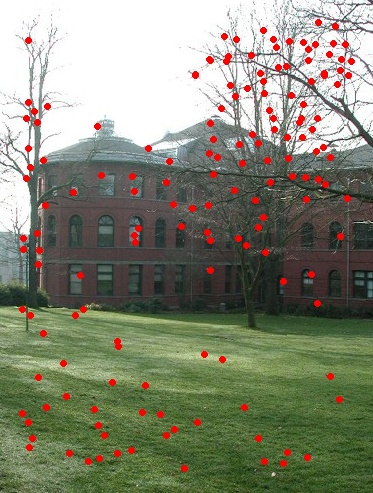
#> input picture my_projection1.jpg, 373 x 493 px, given as the content of the folder img/ours/1, which was not available
$ jupyter execute img_stitching_koach_0430.ipynb   (older library calls are emulated)   (text cells are left out)
#> lines starting #> are read from the running program, lines starting #| are printed output that depends on the picture; pictures that were not available may be replaced by others from this repository, and a replacement may not be noted
[cell 1]
import cv2
import numpy as np
import os
import glob
from numpy import linalg as la
import math
from scipy.ndimage import filters

[cell 2]
# focal length
FOCAL_LENGTH = 668
# cylinder radius, it's much better to use focal length
CYLINDER_RADIUS = FOCAL_LENGTH
RANSAC_THRESHHOLD = 10

[cell 3]
# show img for testing
# [4 lines left out: function show_image_by_OpenCV, not called in this run]

[cell 4]
def load_images_from_folder(folder, devide=1):
#> called with folder = 'img/ours/1', devide = 10
    paths = sorted(glob.glob(os.path.join(folder,'*')))
    images = [cv2.imread(i) for i in paths]
#> images = 1 item
    images = [cv2.resize(i, (i.shape[1]//devide, i.shape[0]//devide), interpolation=cv2.INTER_AREA) for i in images]
    return images

[cell 5]
# # def nonmax_suppression(image):

# #     NONMAX_SUPPRESSION_KERNEL = 7
# #     STRIDE=7

# #     result = np.zeros((image.shape))

# #     _image = np.lib.stride_tricks.sliding_window_view(image, NONMAX_SUPPRESSION_KERNEL, 1)[:,::STRIDE]
# #     _image = np.lib.stride_tricks.sliding_window_view(_image, NONMAX_SUPPRESSION_KERNEL, 0)[::STRIDE,:]
# #     # print(_image.shape)
# #     _image = np.reshape(_image,(*_image.shape[:2],-1))
# #     _image = np.argmax(_image, axis=2)

# #     mg = np.mgrid[0:_image.shape[0],0:_image.shape[1]]

# #     # y offset: mg[0], x offset: mg[1]
# #     index_y = _image // NONMAX_SUPPRESSION_KERNEL + mg[0] * STRIDE
# #     index_x = _image % NONMAX_SUPPRESSION_KERNEL + mg[1] * STRIDE
# #     index_x, index_y = index_x.flatten(), index_y.flatten()


# #     for i, j in zip(index_y, index_x):
# #         result[i][j]=image[i][j]

# #     return  result

# def nonmax_suppression(image, point=300):
#     NONMAX_SUPPRESSION_KERNEL = 15
#     image[:NONMAX_SUPPRESSION_KERNEL//2 , :] = 0
#     image[: ,:NONMAX_SUPPRESSION_KERNEL//2 ] = 0
#     image[-NONMAX_SUPPRESSION_KERNEL//2:, :] = 0
#     image[:,-NONMAX_SUPPRESSION_KERNEL//2: ] = 0

#     result = np.zeros((image.shape))

#     for i in range(point):
#         if(image.max()==0):
#             break
#         # 找到最大的index
#         max_y, max_x = np.unravel_index(image.argmax(), image.shape)

#         # 設點
#         result[max_y][max_x] = image[max_y][max_x]

#         # 上下左右變0
#         image[max_y-NONMAX_SUPPRESSION_KERNEL//2:max_y+NONMAX_SUPPRESSION_KERNEL//2+1,max_x-NONMAX_SUPPRESSION_KERNEL//2:max_x+NONMAX_SUPPRESSION_KERNEL//2+1]=0


#     return  result
def nonmax_suppression(image, point=300):
    NONMAX_SUPPRESSION_KERNEL = 21
    reg_img = np.copy(image)
    result = np.zeros((image.shape))

    for i in range(point):
        if(reg_img.max()==0):
            break
        # 找到最大的index
        max_y, max_x = np.unravel_index(reg_img.argmax(), reg_img.shape)

        # 設點
        result[max_y][max_x] = reg_img[max_y][max_x]

        # 上下左右變0
        y_from = max_y-NONMAX_SUPPRESSION_KERNEL//2 if(max_y-NONMAX_SUPPRESSION_KERNEL//2 >= 0 ) else 0
        y_to = max_y+NONMAX_SUPPRESSION_KERNEL//2+1 if(max_y+NONMAX_SUPPRESSION_KERNEL//2+1 <= result.shape[0]) else result.shape[0]
        x_from = max_x-NONMAX_SUPPRESSION_KERNEL//2 if(max_x-NONMAX_SUPPRESSION_KERNEL//2 >= 0 ) else 0
        x_to = max_x+NONMAX_SUPPRESSION_KERNEL//2+1 if(max_x+NONMAX_SUPPRESSION_KERNEL//2+1 <= result.shape[1]) else result.shape[1]

        reg_img[y_from:y_to,x_from:x_to]=0


    return  result

[cell 6]
def detect_Harris_corner(image, THRESHOLD=10):
    # # parameters
    K = 0.04

    # #  Compute x and y derivatives of image.
    # # rgb to grayscale
    image = cv2.cvtColor(image, cv2.COLOR_RGB2GRAY)
    # R = compute_harris_responce(image)

    # gaussion
    # gradient

    I_y = np.zeros(image.shape)
    I_x = np.zeros(image.shape)

    filters.gaussian_filter(image, (1.5, 1.5), (1,0), I_y)
    filters.gaussian_filter(image, (1.5, 1.5), (0,1), I_x)


    # Compute products of derivates at each pixel.
    I_xx = I_x * I_x
    I_yy = I_y * I_y
    I_xy = I_x * I_y

    # # Compute the sums of the products of derivates at each pixel.
    # # weight : use gaussian
    # # Define the matrix M.
    # # | S_xx  S_xy |
    # # | S_xy  S_yy |

    S_xx = filters.gaussian_filter(I_xx, 1.5)
    S_xy = filters.gaussian_filter(I_xy, 1.5)
    S_yy = filters.gaussian_filter(I_yy, 1.5)

    # # Compute the response of the detector at each pixel
    detM = S_xx * S_yy - S_xy * S_xy
    traceM = S_xx + S_yy
    # R = detM - K * (traceM * traceM)

    R = detM / (traceM +1e-8)

    # # Nonmax Suppression
    R = nonmax_suppression(R)

    # # Threshold on value of R
    R[R < THRESHOLD] = 0
    R[R > 0] = 255

    # 濾邊界
    R[:20 , :] = 0
    R[: ,:20 ] = 0
    R[-20:, :] = 0
    R[:,-20: ] = 0
    return R

[cell 7]
def feature_descriptor(feature_mask, image):

    Gray_img = cv2.cvtColor(image, cv2.COLOR_BGR2GRAY)
    gau_img = cv2.GaussianBlur(Gray_img, (3,3), 4.5)
    sobel_y = cv2.Sobel(gau_img, cv2.CV_64F, 0, 1)
    sobel_x = cv2.Sobel(gau_img, cv2.CV_64F, 1, 0)
    _, angle = cv2.cartToPolar(sobel_x, sobel_y, angleInDegrees=True)
    # print(angle.dtype)
    DESCRIPTOR_SIZE = 40
    KERNEL = 5

    # descriptor size: 40*40
    feature_point_y, feature_point_x = np.nonzero(feature_mask)
    index_to_get = [KERNEL//2 + i * KERNEL for i in range(DESCRIPTOR_SIZE//KERNEL)]
    # 5*5 sum/mean -> 8*8(descriptor matrix)

    descriptors = []
    positions = []
    for y, x in zip(feature_point_y, feature_point_x):
        y, x = int(y), int(x)
        rot_M = cv2.getRotationMatrix2D((x,y),angle[y,x],1) # (旋轉中心),旋轉角度,縮放比例
        img_rotate = cv2.warpAffine(gau_img,rot_M,(gau_img.shape[1],gau_img.shape[0]), flags = cv2.INTER_NEAREST)

        # 取feature_point-20~+19之間的值，做boxfilter
        big_matrix = img_rotate[y-DESCRIPTOR_SIZE//2:y+DESCRIPTOR_SIZE//2, x-DESCRIPTOR_SIZE//2:x+DESCRIPTOR_SIZE//2]
        big_matrix = cv2.boxFilter(big_matrix, -1, (KERNEL, KERNEL))
        # print(big_matrix.dtype)
        # size = (8, 8)
        descriptor = np.zeros((DESCRIPTOR_SIZE//KERNEL, DESCRIPTOR_SIZE//KERNEL))
        for i in range(DESCRIPTOR_SIZE//KERNEL):
            for j in range(DESCRIPTOR_SIZE//KERNEL):
                descriptor[i][j] = big_matrix[index_to_get[i]][index_to_get[j]]
        descriptor = (descriptor - np.mean(descriptor)) / np.std(descriptor)
        descriptors.append(descriptor)
        positions.append([y, x])

    return np.array(descriptors), np.array(positions)

[cell 8]
# [19 lines left out: function find_match_poing, not called in this run]

[cell 9]
# [18 lines left out: function matching, not called in this run]

    # [pos1_y, pos1_x, pos2_y, pos2_x]

[cell 10]
# [7 lines left out: function draw_point, not called in this run]

[cell 11]
def output_matching_image(images):
    print('Detecting Harris corner.')
    imgs_detect_Harris_corner = [detect_Harris_corner(i) for i in images]

    print('Genetating images feature descriptor.')
    # for i, j in zip(images, imgs_detect_Harris_corner):
    #     draw_point(i, j, 0, '', 255, 0, 0)
    dsps = [feature_descriptor(i, j)for i,j in zip(imgs_detect_Harris_corner, images)]
    match_points = []

    print('Matching descriptor.')
    for i in range(1, len(images)):
        match_points.append(matching(dsps[i-1][0], dsps[i-1][1], dsps[i][0], dsps[i][1]))
    return match_points

[cell 12]
# [8 lines left out: function draw_match_line, not called in this run]

[cell 13]
# it's better to use random sample
# [24 lines left out: function nonRANSAC, not called in this run]

[cell 14]
def project_to_cylinder(img, f = FOCAL_LENGTH, s = CYLINDER_RADIUS):
    height, width = img.shape[:2]
    cylinder_proj = np.zeros(shape=img.shape, dtype=np.uint8)

    for y in range(height):
        py = -y + height//2
        for x in range(width):
            px = x - width//2
            cylinder_proj[-int(s*py/math.sqrt(px**2+f**2) - height//2)][int(s*math.atan(px/f) + width//2)] = img[y][x]

    return cylinder_proj

[cell 15]
def crop_image_black_edge(img, f = FOCAL_LENGTH, s = CYLINDER_RADIUS):
    h, w = img.shape[:2]
    top = -int(s*(h//2)/math.sqrt((-w//2)**2+f**2) - h//2)
    down = -int(s*(-h//2)/math.sqrt((-w//2)**2+f**2) - h//2)
    left = int(s*math.atan((-w//2)/f) + w//2)
    right = int(s*math.atan((w//2)/f) + w//2)
    crop_img = img[top:down, left:right] # crop 4 sides
    # crop_img = img[:, left:right] # only crop 2 sides, left to right

    return crop_img

[cell 16]
# it's better to use random sample
def nonRANSAC(mp, th = RANSAC_THRESHHOLD): # mp = match pairs set of all images
    best_mp = []

    for i in range(len(mp)): # every pairs of different img img_x & img_x+1
        best_vote = 0
        best_dis = 99999

        best_mp.append(mp[i][0])
        for j in range(len(mp[i])): # find the best pair of the two images
            vote = 0
            total_dis = 0
            temp_pair = np.array(mp[i][:, :2])
            trans_y = mp[i][j][2] - mp[i][j][0]
            trans_x = mp[i][j][3] - mp[i][j][1]
            # print("pair = ({}, {}, {}, {})".format(mp[i][j][0], mp[i][j][1], mp[i][j][2], mp[i][j][3]))
            # print("trans = {}, {}".format(trans_y, trans_x))
            temp_pair[:, 0] = temp_pair[:, 0] + trans_y - mp[i][:, 2]
            temp_pair[:, 1] = temp_pair[:, 1] + trans_x - mp[i][:, 3]
            # print("temp_pair.len = {}".format(len(temp_pair)))
            for k in range(len(temp_pair)):
                # print("k_pair = {}, norm = {}".format(temp_pair[k], la.norm(temp_pair[k])))
                if(la.norm(temp_pair[k]) < th):
                    vote += 1
                    total_dis += la.norm(temp_pair[k])**2

            total_dis = math.sqrt(total_dis)

            if(vote >= best_vote):
                if(total_dis < best_dis and total_dis > 0):
                    best_dis = total_dis
                    best_vote = vote
                    best_mp[i] = mp[i][j]


    # for z in range(len(best_mp)):
    #     print("mp[0]: {}, best[0]: {}".format(mp[z][0], best_mp[z]))

    return best_mp

[cell 17]
#  img2       img1            img2+img1
#  _____      _____           _____
# |     |    |.    |  __\    |    _|___   shift = (c,d) - (a,b)
# |    .|    |     |     \   |   |.|   |
# |_____|    |_____|  __ /   |___|_|   |
#  (c,d)      (a,b)     /        |_____|
#
# y shift > 0, means img1 move down
# x shift > 0, means img1 move right
# in our case, our images are counterclockwise and equal size, so x shift must > 0

# [22 lines left out: function stitch_image, not called in this run]
    # [8 lines of commented-out code are left out]

[cell 18]
# [37 lines left out: function alpha_blending, not called in this run]

[cell 19]
# load images
# images = load_images_from_folder('img/csie')
# images = load_images_from_folder('img/gym/2-2', 10)
images = load_images_from_folder('img/ours/1', 10)
#> images = 1 item

cylinder_images = [crop_image_black_edge(project_to_cylinder(i)) for i in images]
#> after the loop in project_to_cylinder, `for y in range(height):`:
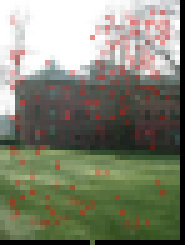
#> cylinder_proj: shape (49, 37, 3) (shown 5 times larger); mean of channels 0, 1, 2 112.1, 130.2, 128; drawn as B, G, R
#> in crop_image_black_edge, `h, w = img.shape[:2]`: h = 49; w = 37
#> in crop_image_black_edge, `top = -int(s*(h//2)/math.sqrt((-w//2)**2+f**2) - h//2)`: top = 0
#> in crop_image_black_edge, `down = -int(s*(-h//2)/math.sqrt((-w//2)**2+f**2) - h//2)`: down = 48
#> in crop_image_black_edge, `left = int(s*math.atan((-w//2)/f) + w//2)`: left = 0
#> in crop_image_black_edge, `right = int(s*math.atan((w//2)/f) + w//2)`: right = 35
#> in crop_image_black_edge, `crop_img = img[top:down, left:right]`:
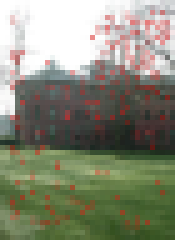
#> crop_img: shape (48, 35, 3) (shown 5 times larger); mean of channels 0, 1, 2 117.9, 136.9, 134.8; drawn as B, G, R
#> cylinder_images = 1 item

# return match point
match_points = output_matching_image(cylinder_images)
#> in detect_Harris_corner, `S_xx = filters.gaussian_filter(I_xx, 1.5)`:
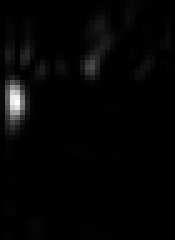
#> I_xx: shape (48, 35) float64 (shown 5 times larger); min 7.62e-10, max 1477.8, mean 29.3; drawn with min black and max white
#> in detect_Harris_corner, `S_xy = filters.gaussian_filter(I_xy, 1.5)`:
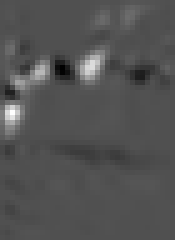
#> I_xy: shape (48, 35) float64 (shown 5 times larger); min -287.3, max 620, mean 8.9; drawn with min black and max white
#> in detect_Harris_corner, `S_yy = filters.gaussian_filter(I_yy, 1.5)`:
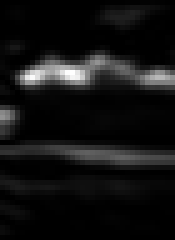
#> I_yy: shape (48, 35) float64 (shown 5 times larger); min 2.77e-09, max 1197.1, mean 89.4; drawn with min black and max white
#> in feature_descriptor, `gau_img = cv2.GaussianBlur(Gray_img, (3,3), 4.5)`:
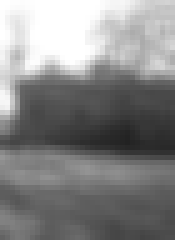
#> gau_img: shape (48, 35) (shown 5 times larger); min 34, max 255, mean 134.1
#> in feature_descriptor, `sobel_y = cv2.Sobel(gau_img, cv2.CV_64F, 0, 1)`:
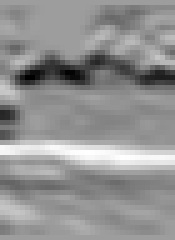
#> sobel_y: shape (48, 35) float64 (shown 5 times larger); min -361, max 225, mean -25.3; drawn with min black and max white
#> in feature_descriptor, `sobel_x = cv2.Sobel(gau_img, cv2.CV_64F, 1, 0)`:
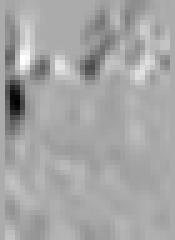
#> sobel_x: shape (48, 35) float64 (shown 5 times larger); min -405, max 196, mean -13.9; drawn with min black and max white
#> in feature_descriptor, `_, angle = cv2.cartToPolar(sobel_x, sobel_y, angleInDegrees=True)`:
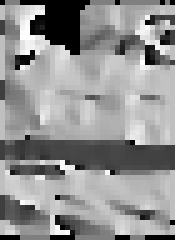
#> angle: shape (48, 35) float64 (shown 5 times larger); min 0, max 359.3, mean 205.2; drawn with min black and max white
#> in feature_descriptor, `feature_point_y, feature_point_x = np.nonzero(feature_mask)`: feature_point_y = empty array
#> in feature_descriptor, `feature_point_y, feature_point_x = np.nonzero(feature_mask)`: feature_mask: shape (48, 35) float64; every value is 0
#> after the loop in feature_descriptor, `for y, x in zip(feature_point_y, feature_point_x):`: descriptors = []
#> in output_matching_image, `dsps = [feature_descriptor(i, j)for i,j in zip(imgs_detect_Harris_corn..`: dsps = [(empty array, empty array)]
#> after the loop in output_matching_image, `for i in range(1, len(images)):`: match_points = []
#> match_points = []

[cell 20]
match_points

[cell 21]
# draw_match_line(cylinder_images, match_points)

[cell 22]
ransac_mp = nonRANSAC(match_points[1:])
#> ransac_mp = []
shifts = [ransac_mp[i][2:] - ransac_mp[i][:2] for i in range(len(ransac_mp))]
#> shifts = []
temp_img = cylinder_images[0]
for t in range(0, len(ransac_mp)):
    temp_img = stitch_image(temp_img, cylinder_images[t+1], shifts[t])
    cv2.imwrite(f"shift_result{t}_{t+1}.jpg", temp_img)
#> this loop made 0 passes
# stitch_image(cylinder_images[0], cylinder_images[1], (-53, 125))

[cell 23]
# temp_img = cylinder_images[0].copy()
print(temp_img.shape)
#| (48, 35, 3)
threshold_to_clip = cylinder_images[0].shape[1]
#> threshold_to_clip = 35
temp_img_sum = np.sum(temp_img, axis=2)
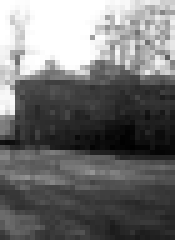
#> temp_img_sum: shape (48, 35) uint64 (shown 5 times larger); min 90, max 765, mean 389.6; drawn with min black and max white

height_from_top = 0
for i in temp_img:
    if(len(np.where(i==0)[0])<threshold_to_clip):
        break
    height_from_top+=1
#> this loop made 1 pass
#> after the loop, height_from_top = 0

height_from_bot = 0
for i in temp_img[::-1]:
    if(len(np.where(i==0)[0])<threshold_to_clip):
        break
    height_from_bot+=1
#> after the loop, height_from_bot = 0

print(height_from_top, height_from_bot)
#| 0 0

[cell 24]
crop_temp_img = temp_img[height_from_top:temp_img.shape[0]-height_from_bot,:,:]
cv2.imwrite('crop_temp_img.jpg',crop_temp_img)
#> Out = True
